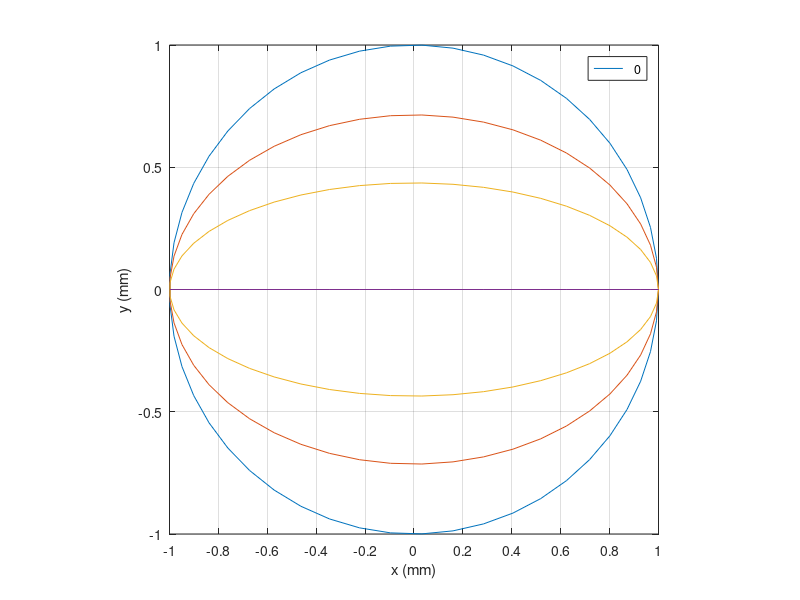
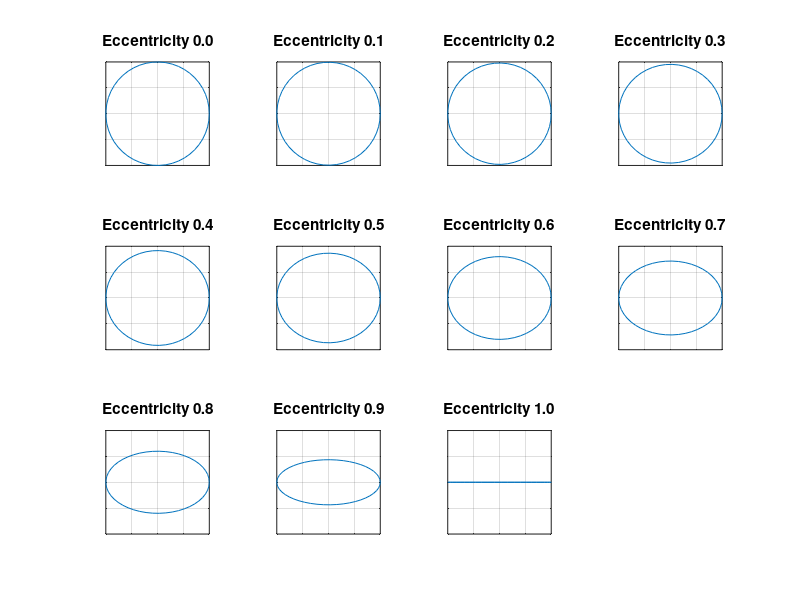

These figures' MATLAB source, in order:
% create figures to show the shape of ellipses with different eccentricities


%% several ellipses on one plot
eccentricities = [0, 0.7, 0.9, 1]';
a = 1;
b = sqrt((1-eccentricities.^2)*a.^2);

phi = linspace(0,2*pi,50);
cosphi = cos(phi);
sinphi = sin(phi);
x = a*cosphi;
y = b*sinphi;
figure; plot(x, y);
axis equal;
h = legend(cellfun(@num2str, mat2cell(eccentricities, length(eccentricities), 1), 'uniformoutput', false));
% title(h, 'Eccentricity');
grid on;
xlabel('x (mm)'); ylabel('y (mm)');
xlim([-1, 1]); ylim([-1, 1]);
set(gca, 'xtick', [-1:0.2:1]);


%% subplots of different eccentricities
eccentricities = [0:0.1:1]';
ellipses = cell(size(eccentricities));

[xGrid, yGrid] = meshgrid(-1:0.01:1, -1:0.01:1);
a = 1;
b = sqrt((1-eccentricities.^2)*a.^2);
for i = 1:length(eccentricities)
    tmp = xGrid.^2./a^2 + yGrid.^2./b(i)^2;
    tmp(isnan(tmp)) = 1;
    ellipses{i} = tmp <= 1;
end

figure;
for i = 1:length(eccentricities)
    subplot(3,4,i); 
    phi = linspace(0,2*pi,50);
    cosphi = cos(phi);
    sinphi = sin(phi);
    x = a*cosphi;
    y = b(i)*sinphi;
    plot(x, y);
    grid on;
    axis equal;
    xlim([-1,1]); ylim([-1,1]);
    set(gca, 'xticklabel', '');
    set(gca, 'yticklabel', '');
    title(sprintf('Eccentricity %0.1f', eccentricities(i)));
end

